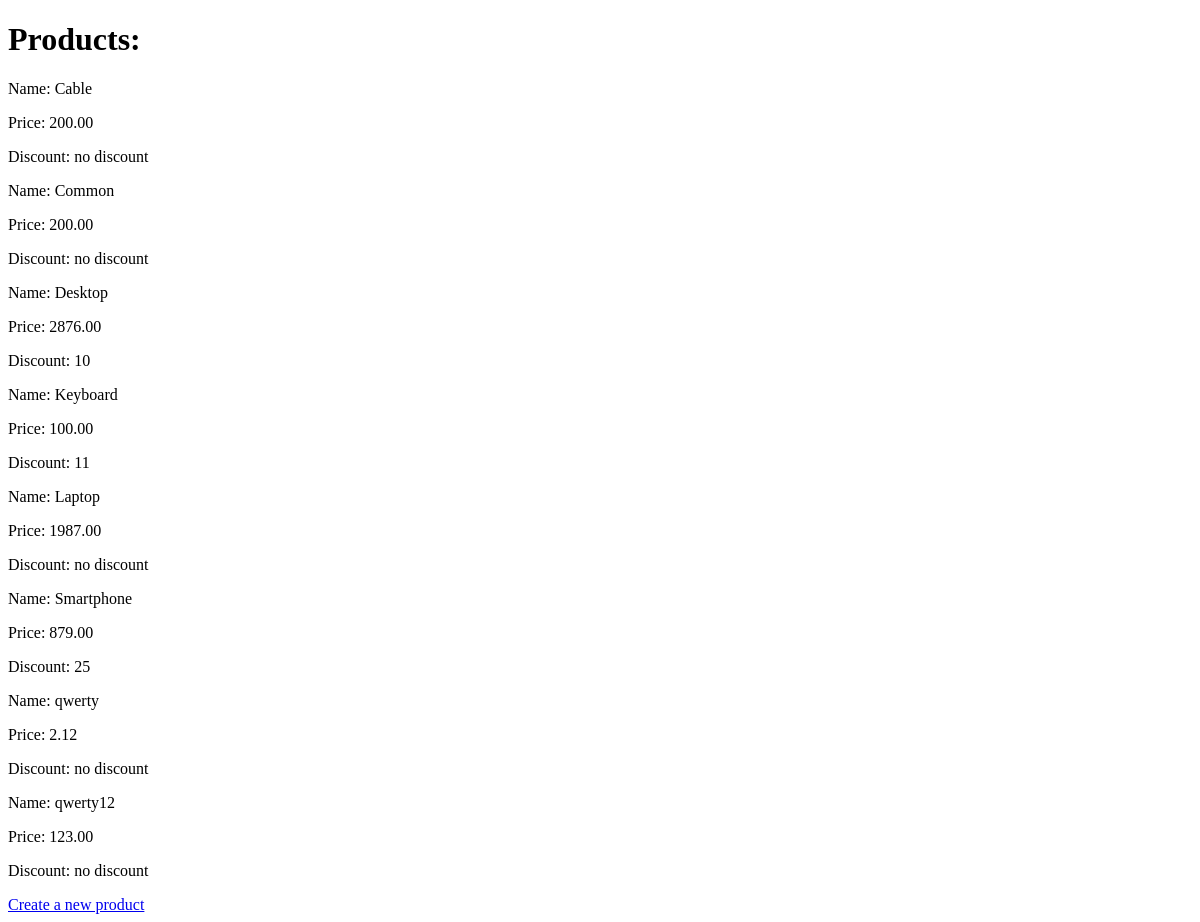
/shop/products/, run on an earlier commit of the app's database.
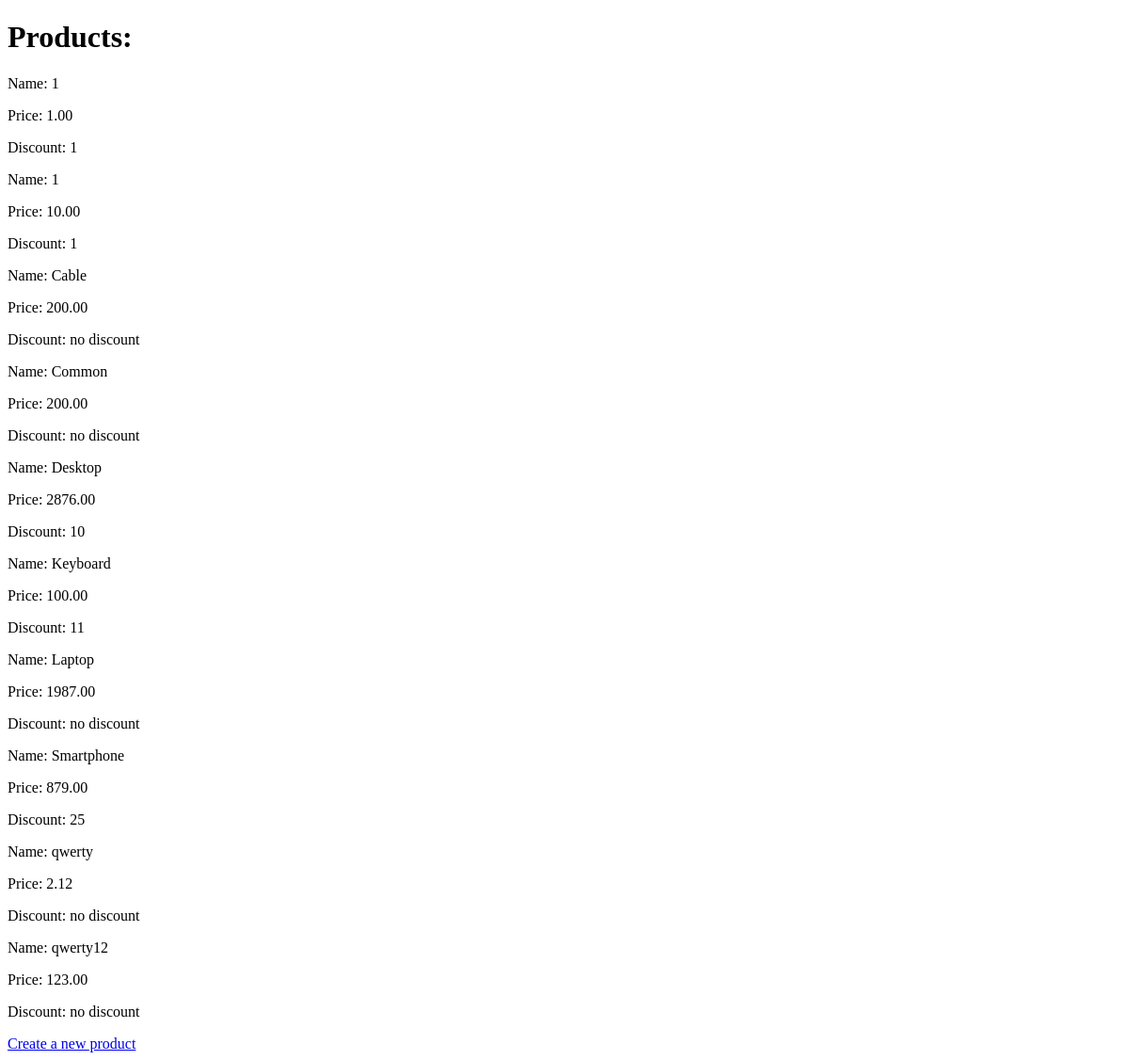
And on a later commit of the database.
### shopapp/models.py (models this page shows, shortened)
class Product(models.Model):
    class Meta:
        ordering = ["name", "price"]
    name = models.CharField(max_length=100)
    description = models.TextField(null=False, blank=True)
    price = models.DecimalField(default=0, max_digits=8, decimal_places=2)
    discount = models.SmallIntegerField(default=0)
    created_at = models.DateTimeField(auto_now_add=True)
    archived = models.BooleanField(default=False)

### shopapp/views.py (the view)
# urls.py: path("products/", products_list, name="products_list"),
def products_list(request: HttpRequest):
    context = {
        "products": Product.objects.all(),
    }
    return render(request, 'shopapp/products-list.html', context=context)

### shopapp/templates/shopapp/products-list.html (shortened to what this page needs)
{% extends 'shopapp/base.html' %}
{% block body %}
  <h1>Products:</h1>
  {% if products %}
    <div>
    {% for product in products %}
      <div>
        <p>Name: {{ product.name }}</p>
        <p>Price: {{ product.price }}</p>
        <p>Discount: {% firstof product.discount 'no discount' %}</p>
      </div>
    {% endfor %}
    </div>
  {% else %}
    <h3>No products yet</h3>
  {% endif %}
<div>
  <a href="{% url 'shopapp:product_create' %}">
    Create a new product
  </a>
</div>
{% endblock %}

What changed in the data, as far as the page shows it:
added Product: name "1", price "1.00", discount "1"
added Product: name "1", price "10.00", discount "1"
